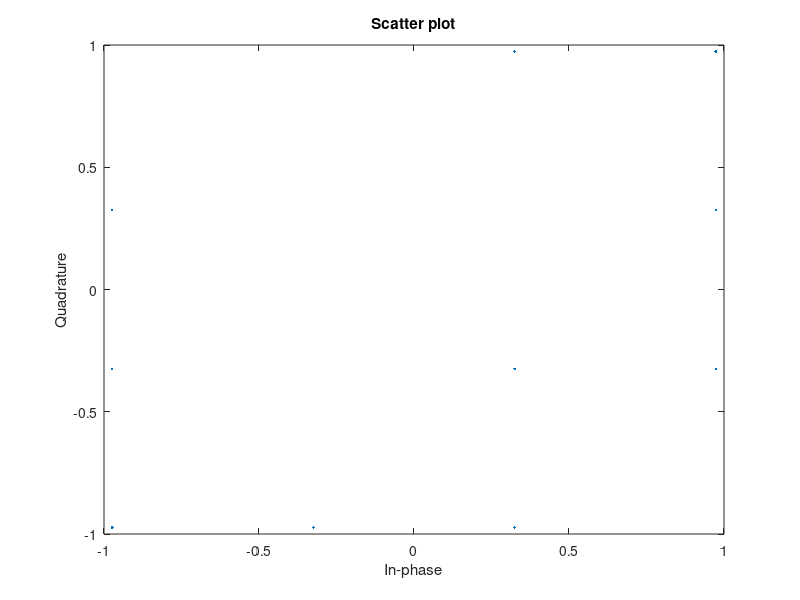
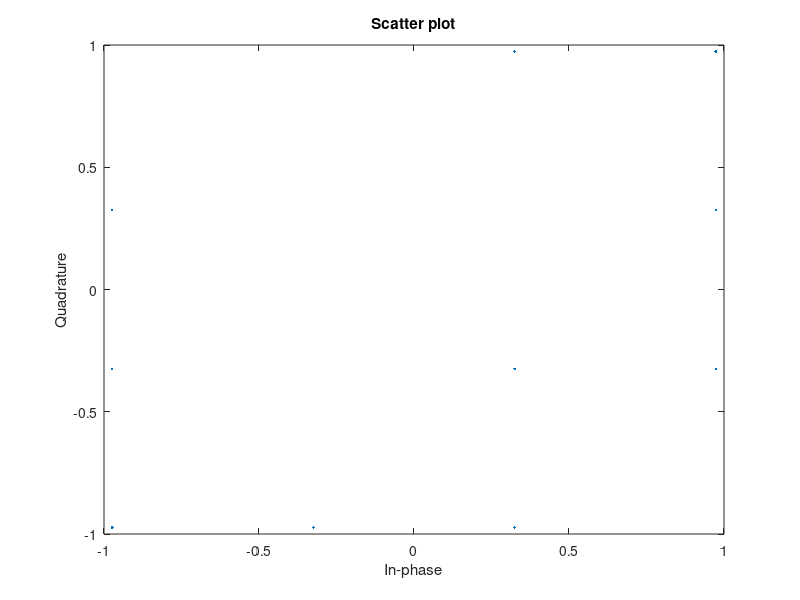
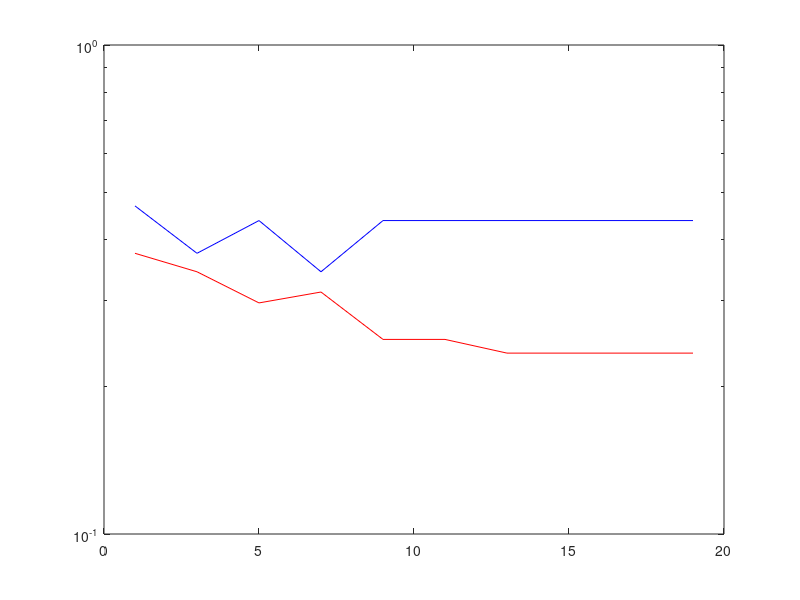

Recreate these plots in MATLAB, in order.
clc;clear;close all;

M1=16;
tx1=randi([0 M1-1],1,16);
qs1=qammod(tx1,M1);
qs1=qs1/sqrt(mean(abs(qs1).^2));
figure;
scatterplot(qs1);

M2=4;
tx2=randi([0 M2-1],1,16);
qs2=pskmod(tx2,M2,pi/4);
qs2=qs1/sqrt(mean(abs(qs2).^2));
figure;
scatterplot(qs2);

snr=1:2:20;
b1=zeros(size(snr));
b2=zeros(size(snr));

for n=1:length(snr)
    rxs1=awgn(qs1,snr(n),'measured');
    rx1=qamdemod(rxs1,M1);
    [~,b1(n)]=biterr(tx1,rx1);
    
    rxs2=awgn(qs2,snr(n),'measured');
    rx2=pskdemod(rxs2,M2,pi/4);
    [~,b2(n)]=biterr(tx2,rx2);
end

figure;
semilogy(snr,b1,'r');
hold on;
semilogy(snr,b2,'b');
hold off;